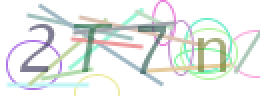
#> input picture crawlerDemo/yanzhengma.png, 130 x 48 px (shown 2 times larger)
$ python 'crawler11_图片验证码识别pytesseract.py'
#> lines starting #> are read from the running program, lines starting #| are printed output that depends on the picture; after the words box and inside, x2 and y2 are one past the last pixel; in counts of white or black regions, pixels touching at a corner belong together
#> in main, src is the input picture: shape (48, 130, 3); mean B, G, R 232.8, 235.7, 231.8
# !/usr/bin/python3
# -*- coding: utf-8 -*-
# @Software: PyCharm
# @File: crawler11_图片验证码识别pytesseract.py
# @Author: xiaohanzhang
# @Date: 2021/1/7

import cv2 as cv
from PIL import Image  # 用于打开图片和对图片处理
import pytesseract  # 用于图片转文字


def recognize_text(image):
    # 边缘保留滤波  去噪
    blur = cv.pyrMeanShiftFiltering(image, sp=8, sr=60)
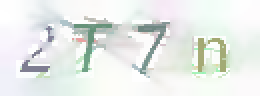
#> blur: shape (48, 130, 3) (shown 2 times larger); mean B, G, R 232.8, 235.9, 231.7
    cv.imshow('dst', blur)
    # 灰度图像
    gray = cv.cvtColor(blur, cv.COLOR_BGR2GRAY)
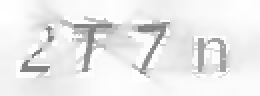
#> gray: shape (48, 130) (shown 2 times larger); min 126, max 255, mean 234.3
    # 二值化  设置阈值  自适应阈值的话 黄色的4会提取不出来
    ret, binary = cv.threshold(gray, 185, 255, cv.THRESH_BINARY_INV)
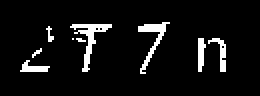
#> binary: shape (48, 130) (shown 2 times larger); 6.8% white; 9 white regions (4 under 20 px), largest, box (x1, y1, x2, y2) and area: (35, 12, 56, 36) 131, (69, 11, 85, 37) 108, (104, 19, 113, 36) 55, (99, 19, 103, 36) 50, (10, 30, 25, 36) 48
    print(f'二值化设置的阈值：{ret}')
    cv.imshow('binary', binary)
    # 逻辑运算  让背景为白色  字体为黑  便于识别
    cv.bitwise_not(binary, binary)
    cv.imshow('bg_image', binary)
    # 识别
    test_message = Image.fromarray(binary)
    text = pytesseract.image_to_string(test_message)
    print(f'识别结果：{text}')


def main():
    src = cv.imread(r'./yanzhengma.png')
    cv.imshow('input image', src)
    recognize_text(src)
#> (the call stopped at in recognize_text, `text = pytesseract.image_to_string(test_message)`: pytesseract is not available in this run)
    cv.waitKey(0)
    cv.destroyAllWindows()


if __name__ == '__main__':
    main()

$ run again, with crawlerDemo/20210106141404.png copied over crawlerDemo/yanzhengma.png
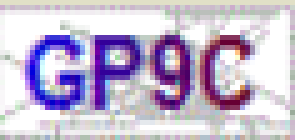
#> input picture crawlerDemo/20210106141404.png, 59 x 28 px (shown 5 times larger)
#> in main, src is the input picture: shape (28, 59, 3); mean B, G, R 209.9, 186, 197.5
#> in recognize_text, `gray = cv.cvtColor(blur, cv.COLOR_BGR2GRAY)`:
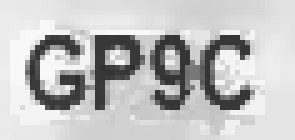
#> gray: shape (28, 59) (shown 5 times larger); min 46, max 249, mean 192.3
#> in recognize_text, `ret, binary = cv.threshold(gray, 185, 255, cv.THRESH_BINARY_INV)`:
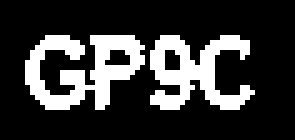
#> binary: shape (28, 59) (shown 5 times larger); 21.8% white; 2 white regions, box (x1, y1, x2, y2) and area: (5, 7, 29, 22) 192, (30, 7, 51, 22) 168
